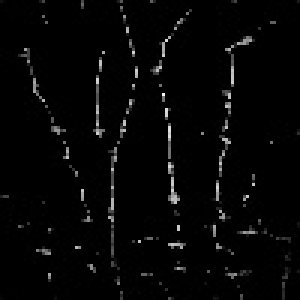
#> input picture veinpattern/s6/2017213_3.jpg, 100 x 100 px, found by its file name (shown 3 times larger)
$ python feature1.py
#> lines starting #> are read from the running program, lines starting #| are printed output that depends on the picture; after the words box and inside, x2 and y2 are one past the last pixel; in counts of white or black regions, pixels touching at a corner belong together; pictures that were not available may be replaced by others from this repository, and a replacement may not be noted
#> further down, image is the input picture: shape (100, 100); min 0, max 246, mean 5.7
#| data shape (100, 100)
import os

import cv2
from scipy.signal import convolve2d

# from PreProcessing_FeatureExtraction.normalize import normalize_data

dir = os.path.dirname(os.path.realpath('Untitled Folder'))
# print(dir)
filepath = os.path.join(dir, 'MexicanHatKernalData')
import numpy  as np


def normalize_data(x, low=0, high=1, data_type=None):
	x = np.asarray(x, dtype=np.float64)
	min_x, max_x = np.min(x), np.max(x)
	x = x - float(min_x)
	x = x / float((max_x - min_x))
	x = x * (high - low) + low
	if data_type is None:
		return np.asarray(x, dtype=np.float64)
	return np.asarray(x, dtype=data_type)


# print(filepath)
def remove_hair(image, mexican_kernel_size, low=1, high=4):

#> called with mexican_kernel_size = 6, low = 1, high = 4
	try:
		read_kernel = cv2.imread(os.path.join(filepath, f'Kernel {mexican_kernel_size}.jpg'), 0)
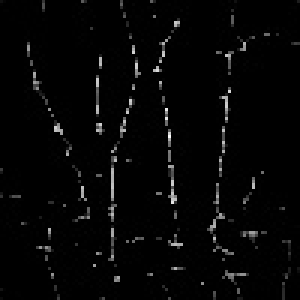
#> input picture veinpattern/s6/2017213_0.jpg, 100 x 100 px, given in place of Kernel 6.jpg, which was not available (shown 3 times larger)
#> read_kernel is the input picture: shape (100, 100); min 0, max 251, mean 5.7
	#print(read_kernel)
	except FileNotFoundError:
		print('please choose correct size of kernel')

	normalized_kernel = normalize_data(read_kernel, low, high)
#> in normalize_data, `min_x, max_x = np.min(x), np.max(x)`: min_x = 0; max_x = 251
	hair_remove = convolve2d(image, normalized_kernel, mode='same', fillvalue=0)
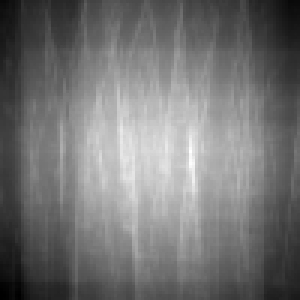
#> hair_remove: shape (100, 100) float64 (shown 3 times larger); min 12404, max 70083, mean 38655.3; drawn with min black and max white
	return hair_remove


dir = os.path.dirname(os.path.realpath('D:\\Projects\\dorsel_vscode\\PreProcessing_FeatureExtraction\\MexicanHatKernalData'))
print(dir)
filepath = os.path.join(dir, 'MexicanHatKernalData')


import numpy as np
import scipy.ndimage as Image
import math


def compute_curvature(image, sigma):
	"""
	compute the curvature of profile in all 4 cross-section

	[Step 1-1] The objective of this step is, for all 4 cross-sections(z)
	of the image (horizontal, vertical, 45 and -45 ,diagonals) is computed then feed it to valley
	detector kappa function.

	kappa function

		kappa(z) = frac(d**2P_f(z)/dz**2,(1 + (dP_f(z)/dz)**2)**frac(3,2))

	To compute kappa function, first we smooth image using 2-dimensional gaussian
	filter to avoid noise from input dorsal data. We use Steerable Filters to smooth and get derivatives in
	higher order of smooth image, for all direction.

	Computing kappa vally detector function:
		1. construct a gaussian filter(h)
		2. take the first (dh/dx) and second (d^2/dh^2) derivatives of the filter
		3. calculate the first and second derivatives of the smoothed signal using
		derivative kernel's.
		:type image: object
		:param image, sigma:
		:return kappa:
	"""
#> called with sigma = 8

	# 1. constructs the 2D gaussian filter "h" given the window size

	winsize = np.ceil(4 * sigma)  # enough space for the filter
	window = np.arange(-winsize, winsize + 1)
	X, Y = np.meshgrid(window, window)
	G = 1.0 / (2 * math.pi * sigma ** 2)
	G *= np.exp(-(X ** 2 + Y ** 2) / (2 * sigma ** 2))

	# 2. calculates first and second derivatives of "G" with respect to "X"

	G1_0 = (-X / (sigma ** 2)) * G
	G2_0 = ((X ** 2 - sigma ** 2) / (sigma ** 4)) * G
	G1_90 = G1_0.T
	G2_90 = G2_0.T
	hxy = ((X * Y) / (sigma ** 8)) * G

	# 3. calculates derivatives w.r.t. to all directions

	image_g1_0 = 0.1 * Image.convolve(image, G1_0, mode='nearest')
	image_g2_0 = 10 * Image.convolve(image, G2_0, mode='nearest')
	image_g1_90 = 0.1 * Image.convolve(image, G1_90, mode='nearest')
	image_g2_90 = 10 * Image.convolve(image, G2_90, mode='nearest')
	fxy = Image.convolve(image, hxy, mode='nearest')
	image_g1_45 = 0.5 * np.sqrt(2) * (image_g1_0 + image_g1_90)
	image_g1_m45 = 0.5 * np.sqrt(2) * (image_g1_0 - image_g1_90)
	image_g2_45 = 0.5 * image_g2_0 + fxy + 0.5 * image_g2_90
	image_g2_m45 = 0.5 * image_g2_0 - fxy + 0.5 * image_g2_90

	# [Step 1-1] Calculation of curvature profiles

	#Hand_mask = mask.astype('float64')

	return np.dstack([
		(image_g2_0 / ((1 + image_g1_0 ** 2) ** (1.5))),
		(image_g2_90 / ((1 + image_g1_90 ** 2) ** (1.5))),
		(image_g2_45 / ((1 + image_g1_45 ** 2) ** (1.5))),
		(image_g2_m45 / ((1 + image_g1_m45 ** 2) ** (1.5))),
	])
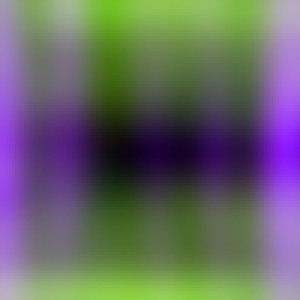
#> returned value: shape (100, 100, 4) float64 (shown 3 times larger); mean of channels 0, 1, 2, 3 -0.269, -0.253, -0.248, -0.248; drawn with min black and max white


def binaries(G):
	"""
	After connecting the veins center, we get a vein pattern in each direction.
	Then it is binaries using a median filter, for each corresponding pixel location,
	we calculate the median value. If the corresponding pixel is smaller than the calculated
	median, then it is the part of the background, and if the value of the pixel is larger or
	equal to the calculated median than it is the part of the vein pattern.
	Finally, we merge all four direction patterns into one by the corresponding pixel is
	replaced by the calculated median value at vein location.numpy
	:param G:
	:return:
	"""
	# take 1-D array and return bool mask based on its median value.
	median = np.median(G[G > 0])
	Gbool = G > median
	return Gbool.astype(np.float64)


def connect_profile_1d(vein_prob_1d):
	"""
	connect a 1d profile probabilistic score
	:param vein_prob_1d:
	:return: connected center
	"""

	return np.amin([np.amax([vein_prob_1d[3:-1], vein_prob_1d[4:]], axis=0),
	                   np.amax([vein_prob_1d[1:-3], vein_prob_1d[:-4]], axis=0)], axis=0)


def connect_centres(vein_score):
	"""
	Connects vein centres by filtering vein probabilities V

	To connect the center position, to get a continues vein pattern,
	and to remove the noisy location of veins, we perform the following step-

	1.let's consider the horizontal direction, at any center location, say pixel(x, y),
	2. We consider two neighbor pixels, one in the right-hand side and another pixel on
	the left-hand side.
	3. If the value at both neighborhood right and left of the pixel(x,y) is large than
	the pixel value, then a horizontal line is drawn to form a continuous vein pattern,
	and if the values at both neighborhoods is less than the pixel(x,y),
	it is than considered as a noise, in this case, pixel (x,y) value is set to zero.
	4.Similarly, we calculate values in all directions to get continues patterns and remove noise.

	.. math::
		b[w] = min(max(a[w+1], a[w+2]) + max(a[w-1], a[w-2]))
	:type vein_score: object
	:param vein_score: all direction vein score
	:return connected_center: connected center in all direction
	"""
	#print("vein_score: ", vein_score.shape)
	connected_center = np.zeros(vein_score.shape, dtype='float64')
	temp = np.zeros((400, 400), dtype=np.float64)
	temp = vein_score[..., 0] + vein_score[..., 1] + vein_score[..., 2] + vein_score[..., 3]
	vein_score = temp
	# Horizontal direction
	for index in range(vein_score.shape[0]):
		connected_center[index, 2:-2, 0] = connect_profile_1d(vein_score[index, :])

	# Vertical direction
	for index in range(vein_score.shape[1]):
		connected_center[2:-2, index, 1] = connect_profile_1d(vein_score[:, index])

	#print(vein_score.shape)
	# Direction: 45 degrees (\)
	i, j = np.indices(vein_score.shape)
	border = np.zeros((2,), dtype='float64')
	for index in range(-vein_score.shape[0] + 5, vein_score.shape[1] - 4):
		connected_center[:, :, 2][i == (j - index)] = np.hstack(
			[border, connect_profile_1d(vein_score.diagonal(index)), border])

	# Direction: -45 degrees (/)
	Vud = np.flipud(vein_score)
	Cdud = np.flipud(connected_center[:, :, 3])
	for index in reversed(range(vein_score.shape[1] - 5, -vein_score.shape[0] + 4, -1)):
		Cdud[:, :][i == (j - index)] = np.hstack([border, connect_profile_1d(Vud.diagonal(index)), border])

	return connected_center


def profile_score_1d(profile_1d):
	"""
	1. we create a binary array by threshold the original array.
	2. We create a new array, which is moved by a pixel in the right
		direction of the threshold array.
	3. Subtract the new array from the threshold array and get another new array.
	4. When the value of the subtracted array is positive, it means that it is the beginning of curvature,
		and when the value of the array is negative it means that it is the end of curvature,
		we store all the starting and ending pairs. And the width of the curvature is measured
		by the length of the start end pair, and the depth of curvature is measured by the
		maximum value present at the location of the start end pairs in the original array.
		Finally, the location of the center is set by the midpoint of width.

	:param profile_1d
	:return: score_1d
	"""

	threshold_1d = (profile_1d > 0).astype(int)  # calculating mask where profile_1d > 0.
	diff = threshold_1d[1:] - threshold_1d[:-1]  # compute 1-shifted difference
	starts = np.argwhere(diff > 0)
	starts += 1  # compensates for shifted different
	ends = np.argwhere(diff < 0)
	ends += 1  # compensates for shifted different
	if threshold_1d[0]:
		starts = np.insert(starts, 0, 0)
	if threshold_1d[-1]:
		ends = np.append(ends, len(profile_1d))

	score_1d = np.zeros_like(profile_1d)

	if starts.size == 0 and ends.size == 0:
		return score_1d
	# computing and assigning probabilistic score.
	for start, end in zip(starts, ends):
		maximum = np.argmax(profile_1d[int(start):int(end)])
		score_1d[start + maximum] = profile_1d[start + maximum] * (end - start)
	return score_1d


def compute_vein_score(k):
	"""
	Evaluates joint vein centre probabilities from cross-sections

	This function take kappa and calculate vein centre probabilistic score
	based on whether kappa is positive or not. function work as follow:
	it consider each dimension of kappa(horizontal, vertical, diagonal etc.)
	then detect the centres of the veins and then based on width and maximum
	value in depth assign a probabilistic score.

	[Step 1-2] Detection of the centres of veins
	[Step 1-3] Assignment of scores to the centre positions
	[Step 1-4] Calculation of all the profiles

	:type k: object
	:param k: kappa function value for all direction
	:return score: probabilistic score for all direction
	"""

	# we have to return this variable correctly.
	score = np.zeros(k.shape, dtype='float64')
	# print(score.shape)
	# Horizontal direction
	for index in range(k.shape[0]):
		score[index, :, 0] += profile_score_1d(k[index, :, 0])
#> this loop made 100 passes
#> (starts in profile_score_1d, ends in profile_score_1d) on passes 1 to 12: ([0, 16, 88], [7, 27, 100]), ([0, 16, 88], [8, 27, 100]), ([0, 16, 88], [8, 27, 100]), ([0, 16, 88], [8, 27, 100]), ([0, 16, 88], [8, 27, 100]), ([0, 16, 87], [8, 27, 100]), ([0, 17, 87], [8, 27, 100]), ([0, 17, 87], [8, 27, 100]), ([0, 17, 87], [8, 27, 100]), ([0, 17, 87], [9, 27, 100]), ([0, 17, 87], [9, 27, 100]), ([0, 17, 87], [9, 26, 100])

	# Vertical direction
	for index in range(k.shape[1]):
		score[:, index, 1] += profile_score_1d(k[:, index, 1])
#> this loop made 100 passes
#> (starts in profile_score_1d, ends in profile_score_1d) on passes 1 to 12: ([0, 84], [23, 100]), ([0, 84], [23, 100]), ([0, 84], [23, 100]), ([0, 84], [23, 100]), ([0, 85], [22, 100]), ([0, 85], [22, 100]), ([0, 85], [22, 100]), ([0, 85], [21, 100]), ([0, 85], [21, 100]), ([0, 85], [20, 100]), ([0, 85], [20, 100]), ([0, 85], [19, 100])
#> starts in profile_score_1d on pass 57: [84]
#> score: shape (100, 100, 4) float64; mean of channels 0, 1, 2, 3 0.5, 0.5, 0, 0

	# Direction: 45 degrees (\)
	curve = k[:, :, 2]
	i, j = np.indices(curve.shape)  # taking indices of mesh.
	for index in range(-curve.shape[0] + 1, curve.shape[1]):
		score[i == (j - index), 2] += profile_score_1d(curve.diagonal(index))  # assigning value to diagonal.
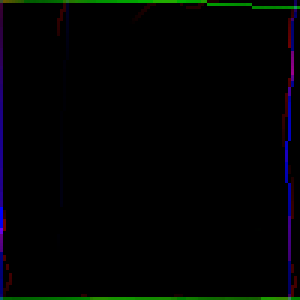
#> score: shape (100, 100, 4) float64 (shown 3 times larger); mean of channels 0, 1, 2, 3 0.5, 0.5, 0.3, 0; drawn with min black and max white

	# Directionnp: -45 degrees (/)
	curve = np.flipud(k[:, :, 3])  # required so we get "/" diagonals correctly
	Vud = np.flipud(score)  # match above inversion
	for index in reversed(range(curve.shape[1] - 1, -curve.shape[0], -1)):
		Vud[i == (j - index), 3] += profile_score_1d(curve.diagonal(index))
#> Vud: shape (100, 100, 4) float64; mean of channels 0, 1, 2, 3 0.5, 0.5, 0.3, 0.3
	# print("Vud shape", Vud.shape)
	return score


def vein_pattern(image, kernel_size, sigma):

	"""
	In this method, the local maximum curvature is calculated in the cross-sectional
	profile of all four directions, then selecting the profile that has the maximum
	depth in the cross-sectional profile. And then to get the full pattern of nerves
	we add, The result of four directions.

	Miura et al. Proposed a three-step algorithm to solve the above problem.

	Step in Algorithms:

	Extraction of the center positions of veins.
	Connection of the center positions.
	Labeling of the image.

	:param image:
	:param kernel_size:
	:param sigma:
	:return: vein_pattern
	"""
	# data conversion to np.float64.
	data = np.asarray(image, dtype=np.float64)
	print("data shape", np.shape(data))
	# data preprocessing with remove hair.
	filter_data = remove_hair(data, kernel_size)

	# converting data to zero mean normalize form.
	preprocessed_data = normalize_data(filter_data, 0, 255)

	# detecting the rough location of vein. it reduce time complexity.
	#vein_mask = LeeMask(preprocessed_data)

	# STEP 1-1st: checking profile is dent or not using kappa value.
	kappa = compute_curvature(preprocessed_data, sigma=sigma)

	# STEP 1-2, 1-3, 1-4: assigning probabilistic score based on kappa values.
	score = compute_vein_score(kappa)
#> score: shape (100, 100, 4) float64; 3.57% of pixels changed, all inside (x1, y1, x2, y2) = (0, 0, 100, 100)

	# STEP 2nd: Connecting the center based on score.
	conect_score = connect_centres(score)
#> after the loop in connect_centres, `for index in range(vein_score.shape[1]):`: connected_center: shape (100, 100, 4) float64; mean of channels 0, 1, 2, 3 0.6, 0.8, 0, 0
#> after the loop in connect_centres, `for index in range(-vein_score.shape[0] + 5, vein_score.shape[1] - 4):`:
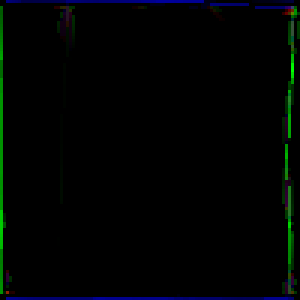
#> connected_center: shape (100, 100, 4) float64 (shown 3 times larger); mean of channels 0, 1, 2, 3 0.6, 0.8, 0.1, 0; drawn with min black and max white
#> in connect_centres, `Cdud = np.flipud(connected_center[:, :, 3])`: Cdud: shape (100, 100) float64; every value is 0
#> after the loop in connect_centres, `for index in reversed(range(vein_score.shape[1] - 5, -vein_score.shape..`:
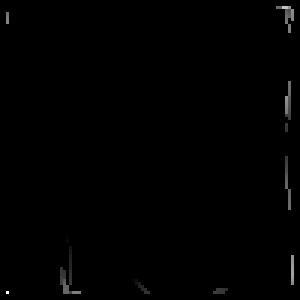
#> Cdud: shape (100, 100) float64 (shown 3 times larger); min 0, max 22.23, mean 0.1; drawn with min black and max white

	# STEP 3rd: thresholding pattenrn based on median value.
	threshold = binaries(np.amax(conect_score, axis=2))
#> in binaries, `Gbool = G > median`:
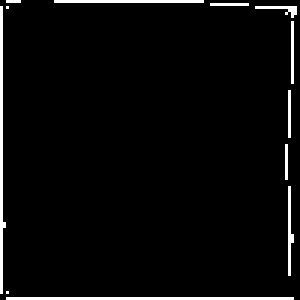
#> Gbool: shape (100, 100) bool (shown 3 times larger); 3.7% white in thin lines or dots
#> in binaries, `return Gbool.astype(np.float64)`: returned value: shape (100, 100) float64; values 0 (black) and 1 (white), 3.7% white in thin lines or dots

	# multiplying original data to binarise data to produce thick vein.
	vein_pattern = np.multiply(image, threshold, dtype=np.float64)

	return vein_pattern


import matplotlib.pyplot as plt


image_path = 'D:\\Projects\\dorsel_vscode\\sample dataset\\Input\s6\\2017213_3.jpg'
image = cv2.imread(image_path, 0)
processed_image = vein_pattern(image, 6, 8)

plt.subplot(1,2,1)
plt.imshow(image, cmap='gray')
plt.title('Original Image')

plt.subplot(1,2,2)
plt.imshow(processed_image, cmap='gray')
plt.title('Processed Image')

plt.suptitle("Vein Pattern")
plt.tight_layout()
plt.savefig("vein_pattern_extracted_final.png")
plt.show()


plt.imshow(processed_image, cmap='gray')
plt.axis('off')  # Turn off axis
plt.savefig("S3_vein_pattern_extracted.png", bbox_inches='tight', pad_inches=0)  # Save the processed image without padding
plt.show()
